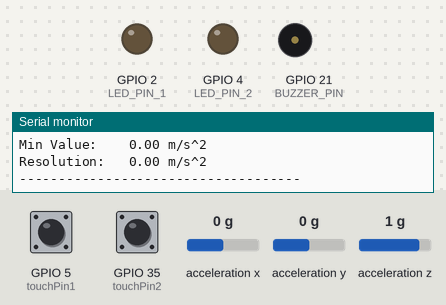
The sketch below on a simulated ESP32. Parts: output pins drawn as LEDs (lit = HIGH), buzzer (waves = sounding, pin HIGH), the last lines printed to the serial monitor. Dashed ring = blinking. Inputs (shaded band) come from the test bench; at power-on: GPIO 5 (touchPin1) LOW, acceleration x 0 g, GPIO 35 (touchPin2) LOW, acceleration y 0 g, acceleration z 1 g. Nothing arrives over Bluetooth unless stated; a phone connects over Bluetooth LE 3 s after start.

Above: at 2.2 s.
2.3 s: GPIO 5 (touchPin1) pulled HIGH for 1 s
At 2.81 s:
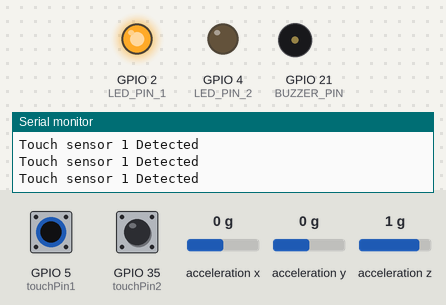
5.3 s: acceleration x set to -1.1 g
6.8 s: acceleration x set to -1.4 g
8.3 s: GPIO 35 (touchPin2) pulled HIGH for 1 s
At 8.58 s:
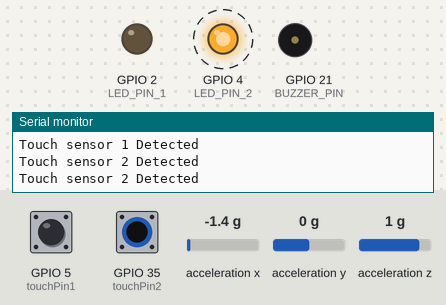
11.3 s: acceleration y set to -1.1 g
12.8 s: acceleration y set to -1.4 g
Timing chart, 0 to 15.3 s (numbered marks = the images above; inputs shaded):
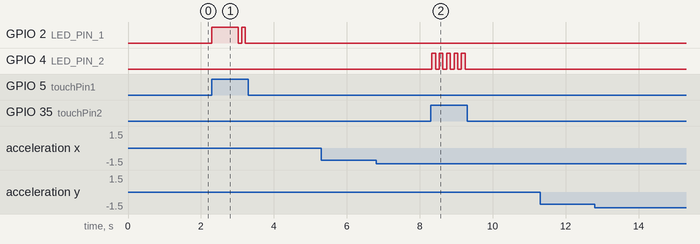

Measured:
- after the input at 2.3 s, GPIO 2 (LED_PIN_1): LOW → HIGH at once, → LOW 0.71 s later, → HIGH 0.10 s later, → LOW 0.10 s later
- after the input at 5.3 s, every drawn part: stays the same
- after the input at 6.8 s, every drawn part: stays the same
- after the input at 8.3 s, GPIO 4 (LED_PIN_2): alternates HIGH for 0.10 s and LOW for 0.10 s, 10 changes in all, then stays LOW, starting at once
- after the input at 11.3 s, every drawn part: stays the same
- after the input at 12.8 s, every drawn part: stays the same

The sketch:

Runit2.ino
```cpp
#include <Wire.h>
#include <Adafruit_Sensor.h>
#include <Adafruit_ADXL345_U.h>
#include <BLEDevice.h>
#include <BLEServer.h>
#include <BLEUtils.h>
#include <BLE2902.h>

#define I2C_SDA_PIN_1 18
#define I2C_SCL_PIN_1 19

#define I2C_SDA_PIN_2 26
#define I2C_SCL_PIN_2 27

const int touchPin1 = 5; // Connect first touch sensor to pin D5
const int touchPin2 = 35; // Connect second touch sensor to pin D35


#define LED_PIN_1 2  // Replace with the actual pin number where the first LED is connected
#define LED_PIN_2 4  // Replace with the actual pin number where the second LED is connected

#define BUZZER_PIN 21

Adafruit_ADXL345_Unified accel1 = Adafruit_ADXL345_Unified(0x1D);
Adafruit_ADXL345_Unified accel2 = Adafruit_ADXL345_Unified(0x53);

float oldX1 = 0, oldY1 = 0, oldZ1 = 0;
float oldX2 = 0, oldY2 = 0, oldZ2 = 0;
float deltaX1, deltaY1, deltaZ1;
float deltaX2, deltaY2, deltaZ2;

float crashSensitivity = 2.5;
float calibrationErrorX1 = 0, calibrationErrorZ1 = 0;
float calibrationErrorX2 = 0, calibrationErrorZ2 = 0;

unsigned long lastCrashTime = 0;
unsigned long crashCooldownTime = 3000;

BLEServer* pServer = NULL;
BLECharacteristic* pCharacteristic = NULL;

bool deviceConnected = false;
bool oldDeviceConnected = false;
bool buzzerOn = false;  // New variable to track the buzzer state
uint32_t value = 0;

#define SERVICE_UUID        "091d3cd1-95fc-4c15-a568-d599a72a4644"
#define CHAR1_UUID          "322c8568-d127-42b9-bea8-a4f2d94283aa"

struct AccelerationData {
  float averageX;
  float averageY;
  float averageZ;
  float crashDetected;
  float touch;  // Changed to int for swipe direction
};

AccelerationData accelerationData;

class MyServerCallbacks : public BLEServerCallbacks {
  void onConnect(BLEServer* pServer) {
    deviceConnected = true;
  }

  void onDisconnect(BLEServer* pServer) {
    deviceConnected = false;
  }
};

class CharacteristicCallBack : public BLECharacteristicCallbacks {
  void onWrite(BLECharacteristic* pChar) override {
    std::string receivedValue = pChar->getValue();
    // Convert the received string to an integer
    int intValue = atoi(receivedValue.c_str());

    Serial.print("Received data as integer: ");
    Serial.println(intValue);

    // Calibration command
    if (intValue == 5) {
      // Set the calibration errors to zero
      calibrationErrorX1 = oldX1;
      calibrationErrorZ1 = oldZ1;
      calibrationErrorX2 = oldX2;
      calibrationErrorZ2 = oldZ2;
      Serial.println("Calibration completed. Resetting calibration errors.");
      // Set the last crash time
      lastCrashTime = millis();
    }

    // Stop the buzzer command
    else if (intValue == 20) {
      digitalWrite(BUZZER_PIN, LOW);
      buzzerOn = false;  // Update the buzzer state
    }

    // Process the received integer value as needed
  }
};

void displaySensorDetails(Adafruit_ADXL345_Unified &accel, int sensorNumber) {
  sensor_t sensor;
  accel.getSensor(&sensor);
  Serial.println("------------------------------------");
  Serial.print("Sensor "); Serial.print(sensorNumber); Serial.print(":       "); Serial.println(sensor.name);
  Serial.print  ("Sensor:       "); Serial.println(sensor.name);
  Serial.print  ("Driver Ver:   "); Serial.println(sensor.version);
  Serial.print  ("Unique ID:    "); Serial.println(sensor.sensor_id);
  Serial.print  ("Max Value:    "); Serial.print(sensor.max_value); Serial.println(" m/s^2");
  Serial.print  ("Min Value:    "); Serial.print(sensor.min_value); Serial.println(" m/s^2");
  Serial.print  ("Resolution:   "); Serial.print(sensor.resolution); Serial.println(" m/s^2");
  Serial.println("------------------------------------");
  Serial.println("");
  delay(500);
}

void setup() {
  Serial.begin(115200);

  pinMode(LED_PIN_1, OUTPUT);
  pinMode(LED_PIN_2, OUTPUT);

  Wire.begin(I2C_SDA_PIN_1, I2C_SCL_PIN_1);
  accel1.begin();
  accel1.setRange(ADXL345_RANGE_16_G);

  Wire.begin(I2C_SDA_PIN_2, I2C_SCL_PIN_2);
  accel2.begin();
  accel2.setRange(ADXL345_RANGE_16_G);

  pinMode(touchPin1, INPUT);
  pinMode(touchPin2, INPUT);
  pinMode(BUZZER_PIN, OUTPUT);

  BLEDevice::init("SMART HELMET");
  pServer = BLEDevice::createServer();
  pServer->setCallbacks(new MyServerCallbacks());

  BLEService* pService = pServer->createService(SERVICE_UUID);

  pCharacteristic = pService->createCharacteristic(
    CHAR1_UUID,
    BLECharacteristic::PROPERTY_NOTIFY |
    BLECharacteristic::PROPERTY_READ |
    BLECharacteristic::PROPERTY_WRITE
  );
  pCharacteristic->setCallbacks(new CharacteristicCallBack());

  BLEDescriptor* pDescr = new BLEDescriptor((uint16_t)0x2901);
  pDescr->setValue("Acceleration Data");
  pCharacteristic->addDescriptor(pDescr);

  BLE2902* pBLE2902 = new BLE2902();
  pBLE2902->setNotifications(true);
  pCharacteristic->addDescriptor(pBLE2902);

  pService->start();

  BLEAdvertising* pAdvertising = BLEDevice::getAdvertising();
  pAdvertising->addServiceUUID(SERVICE_UUID);
  pAdvertising->setScanResponse(false);
  pAdvertising->setMinPreferred(0x0);
  BLEDevice::startAdvertising();
  Serial.println("Waiting for a client connection to notify...");

  displaySensorDetails(accel1, 1);
  displaySensorDetails(accel2, 2);


  Serial.println("");
}

void loop() {

  sensors_event_t event1, event2;
  accel1.getEvent(&event1);
  accel2.getEvent(&event2);

  // Apply error correction for sensor 1
  float correctedX1 = event1.acceleration.x - calibrationErrorX1;
  float correctedZ1 = event1.acceleration.z - calibrationErrorZ1;

  // Apply error correction for sensor 2
  float correctedX2 = event2.acceleration.x - calibrationErrorX2;
  float correctedZ2 = event2.acceleration.z - calibrationErrorZ2;

  // Calculate average values using corrected values
  accelerationData.averageX = (correctedX1 + correctedX2) / 2.0;
  accelerationData.averageY = (event1.acceleration.y + event2.acceleration.y) / 2.0;
  accelerationData.averageZ = (correctedZ1 + correctedZ2) / 2.0;

  // Calculate change in values for sensor 1
  deltaX1 = abs(correctedX1 - oldX1);
  deltaY1 = abs(event1.acceleration.y - oldY1);
  deltaZ1 = abs(correctedZ1 - oldZ1);

  // Calculate change in values for sensor 2
  deltaX2 = abs(correctedX2 - oldX2);
  deltaY2 = abs(event2.acceleration.y - oldY2);
  deltaZ2 = abs(correctedZ2 - oldZ2);

  // Calculate magnitude from delta values for sensor 1
  float magnitude1 = sqrt(deltaX1 * deltaX1 + deltaY1 * deltaY1 + deltaZ1 * deltaZ1) / 9.8;

  // Calculate magnitude from delta values for sensor 2
  float magnitude2 = sqrt(deltaX2 * deltaX2 + deltaY2 * deltaY2 + deltaZ2 * deltaZ2) / 9.8;

  // Combine magnitudes (for crash detection)
  float deltaMagnitude = magnitude1 + magnitude2;

  // Check for crash based on combined magnitude and cooldown period
  accelerationData.crashDetected = 0;
  if (deltaMagnitude > crashSensitivity && (millis() - lastCrashTime > crashCooldownTime)) {
    Serial.println("Crash Detected!");
    Serial.print("Delta Magnitude: "); Serial.println(deltaMagnitude);

    // Turn on the buzzer
    digitalWrite(BUZZER_PIN, HIGH);
    buzzerOn = true;  // Update the buzzer state

    // Add any other actions you want to perform on crash detection here

    // Set the last crash time
    lastCrashTime = millis();

    accelerationData.crashDetected = 1;
    // Set the last crash time
    lastCrashTime = millis();
  }

  // Check if the buzzer is on and cooldown time has passed
  if (buzzerOn && (millis() - lastCrashTime > crashCooldownTime)) {
    // Turn off the buzzer
    digitalWrite(BUZZER_PIN, LOW);
    buzzerOn = false;  // Update the buzzer state
  }

  // Update old values for sensor 1
  oldX1 = correctedX1;
  oldY1 = event1.acceleration.y;
  oldZ1 = correctedZ1;

  // Update old values for sensor 2
  oldX2 = correctedX2;
  oldY2 = event2.acceleration.y;
  oldZ2 = correctedZ2;

  int touch1 = digitalRead(touchPin1);
  int touch2 = digitalRead(touchPin2);

  if (touch1) {
    Serial.println("Touch sensor 1 Detected");
    accelerationData.touch = 1;
    // Control LEDs based on touch detection
    digitalWrite(LED_PIN_1, HIGH);  // Turn on the first LED
    delay(100);  // Adjust the delay as needed
    digitalWrite(LED_PIN_1, LOW);   // Turn off the first LED
    digitalWrite(BUZZER_PIN, LOW);
    buzzerOn = false;  // Update the buzzer state
  }

  else if (touch2) {
    Serial.println("Touch sensor 2 Detected");
    accelerationData.touch = 2;
    // Control LEDs based on touch detection
    digitalWrite(LED_PIN_2, HIGH);  // Turn on the first LED
    delay(100);  // Adjust the delay as needed
    digitalWrite(LED_PIN_2, LOW);   // Turn off the first LED
    digitalWrite(BUZZER_PIN, LOW);
    buzzerOn = false;  // Update the buzzer state
  }
  else {
    // Set the detected field to 1
    accelerationData.touch = 0;
  }

  if (deviceConnected) {
    // Send corrected average values via BLE
    pCharacteristic->setValue((uint8_t*)&accelerationData, sizeof(accelerationData));
    pCharacteristic->notify();
    delay(100);
  }

  if (!deviceConnected && oldDeviceConnected) {
    delay(500);
    pServer->startAdvertising();
    Serial.println("Start advertising");
    oldDeviceConnected = deviceConnected;
  }

  if (deviceConnected && !oldDeviceConnected) {
    oldDeviceConnected = deviceConnected;
  }
}
```
